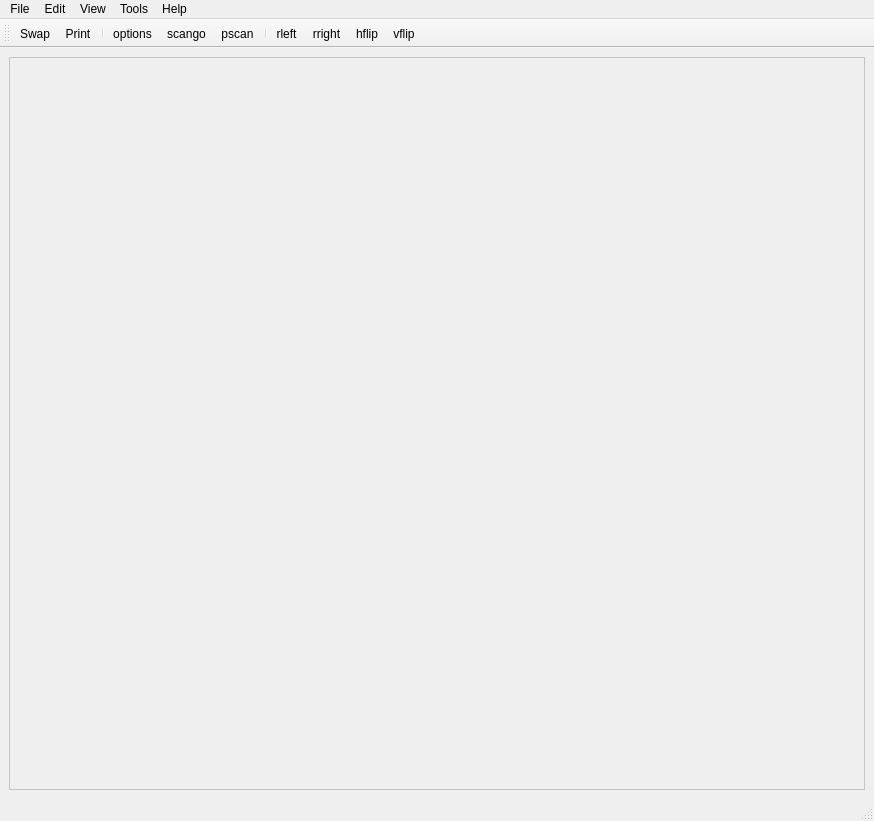
<?xml version="1.0" encoding="UTF-8"?>
<ui version="4.0">
 <class>Mainwindow</class>
 <widget class="QMainWindow" name="Mainwindow">
  <property name="geometry">
   <rect>
    <x>0</x>
    <y>0</y>
    <width>874</width>
    <height>821</height>
   </rect>
  </property>
  <property name="sizePolicy">
   <sizepolicy hsizetype="Preferred" vsizetype="Preferred">
    <horstretch>0</horstretch>
    <verstretch>0</verstretch>
   </sizepolicy>
  </property>
  <property name="windowTitle">
   <string>Paper Manager</string>
  </property>
  <widget class="QWidget" name="centralwidget">
   <layout class="QVBoxLayout">
    <item>
     <layout class="QVBoxLayout">
      <property name="spacing">
       <number>3</number>
      </property>
      <item>
       <widget class="Mainwidget" name="_main">
        <property name="sizePolicy">
         <sizepolicy hsizetype="Preferred" vsizetype="Preferred">
          <horstretch>0</horstretch>
          <verstretch>1</verstretch>
         </sizepolicy>
        </property>
        <property name="palette">
         <palette>
          <active>
           <colorrole role="Base">
            <brush brushstyle="SolidPattern">
             <color alpha="255">
              <red>255</red>
              <green>255</green>
              <blue>255</blue>
             </color>
            </brush>
           </colorrole>
           <colorrole role="Window">
            <brush brushstyle="SolidPattern">
             <color alpha="255">
              <red>255</red>
              <green>252</green>
              <blue>248</blue>
             </color>
            </brush>
           </colorrole>
          </active>
          <inactive>
           <colorrole role="Base">
            <brush brushstyle="SolidPattern">
             <color alpha="255">
              <red>255</red>
              <green>255</green>
              <blue>255</blue>
             </color>
            </brush>
           </colorrole>
           <colorrole role="Window">
            <brush brushstyle="SolidPattern">
             <color alpha="255">
              <red>255</red>
              <green>252</green>
              <blue>248</blue>
             </color>
            </brush>
           </colorrole>
          </inactive>
          <disabled>
           <colorrole role="Base">
            <brush brushstyle="SolidPattern">
             <color alpha="255">
              <red>255</red>
              <green>252</green>
              <blue>248</blue>
             </color>
            </brush>
           </colorrole>
           <colorrole role="Window">
            <brush brushstyle="SolidPattern">
             <color alpha="255">
              <red>255</red>
              <green>252</green>
              <blue>248</blue>
             </color>
            </brush>
           </colorrole>
          </disabled>
         </palette>
        </property>
        <property name="frameShape">
         <enum>QFrame::StyledPanel</enum>
        </property>
        <property name="frameShadow">
         <enum>QFrame::Raised</enum>
        </property>
       </widget>
      </item>
     </layout>
    </item>
   </layout>
  </widget>
  <widget class="QMenuBar" name="menubar">
   <property name="geometry">
    <rect>
     <x>0</x>
     <y>0</y>
     <width>874</width>
     <height>23</height>
    </rect>
   </property>
   <widget class="QMenu" name="menuFile">
    <property name="title">
     <string>File</string>
    </property>
    <widget class="QMenu" name="menuImport">
     <property name="toolTip">
      <string>Import files from a directory</string>
     </property>
     <property name="title">
      <string>Import</string>
     </property>
     <addaction name="actionDownloads"/>
     <addaction name="actionDocuments"/>
     <addaction name="actionDirectory"/>
    </widget>
    <addaction name="actionOptionsm"/>
    <addaction name="menuImport"/>
    <addaction name="actionPrint"/>
    <addaction name="separator"/>
    <addaction name="actionExit"/>
   </widget>
   <widget class="QMenu" name="menuView">
    <property name="title">
     <string>View</string>
    </property>
    <addaction name="actionFullScreen"/>
    <addaction name="actionDirFilter"/>
   </widget>
   <widget class="QMenu" name="menuTools">
    <property name="title">
     <string>Tools</string>
    </property>
    <widget class="QMenu" name="menuArrange">
     <property name="toolTip">
      <string>Arrange stacks in this folder</string>
     </property>
     <property name="title">
      <string>Arrange</string>
     </property>
     <addaction name="actionByPosition"/>
     <addaction name="actionByDate"/>
     <addaction name="actionByName"/>
     <addaction name="separator"/>
     <addaction name="actionResize_all"/>
    </widget>
    <addaction name="menuArrange"/>
   </widget>
   <widget class="QMenu" name="menuHelp">
    <property name="title">
     <string>Help</string>
    </property>
    <addaction name="actionAbout"/>
   </widget>
   <widget class="QMenu" name="menuEdit">
    <property name="title">
     <string>Edit</string>
    </property>
    <addaction name="actionUndo"/>
    <addaction name="actionRedo"/>
    <addaction name="actionSearch"/>
    <addaction name="separator"/>
    <addaction name="actionSelectall"/>
   </widget>
   <addaction name="menuFile"/>
   <addaction name="menuEdit"/>
   <addaction name="menuView"/>
   <addaction name="menuTools"/>
   <addaction name="menuHelp"/>
  </widget>
  <widget class="QStatusBar" name="statusbar"/>
  <widget class="QToolBar" name="toolBar">
   <property name="windowTitle">
    <string>toolBar</string>
   </property>
   <attribute name="toolBarArea">
    <enum>TopToolBarArea</enum>
   </attribute>
   <attribute name="toolBarBreak">
    <bool>false</bool>
   </attribute>
   <addaction name="actionSwap"/>
   <addaction name="actionPrint"/>
   <addaction name="separator"/>
   <addaction name="actionOptions"/>
   <addaction name="actionScango"/>
   <addaction name="actionPscan"/>
   <addaction name="separator"/>
   <addaction name="actionRleft"/>
   <addaction name="actionRright"/>
   <addaction name="actionHflip"/>
   <addaction name="actionVflip"/>
  </widget>
  <action name="actionPrint">
   <property name="icon">
    <iconset resource="maxview.qrc">
     <normaloff>:/images/images/print.xpm</normaloff>:/images/images/print.xpm</iconset>
   </property>
   <property name="text">
    <string>Print</string>
   </property>
   <property name="toolTip">
    <string>Print this stack</string>
   </property>
   <property name="shortcut">
    <string>Ctrl+P</string>
   </property>
  </action>
  <action name="actionExit">
   <property name="text">
    <string>Exit</string>
   </property>
   <property name="toolTip">
    <string>Exit Paper Manager</string>
   </property>
   <property name="shortcut">
    <string>Ctrl+Q</string>
   </property>
  </action>
  <action name="actionSearch">
   <property name="text">
    <string>Search</string>
   </property>
   <property name="iconText">
    <string>Locate</string>
   </property>
   <property name="toolTip">
    <string>Search for stacks by name</string>
   </property>
  </action>
  <action name="actionSelectall">
   <property name="text">
    <string>Select all</string>
   </property>
   <property name="toolTip">
    <string>Select all stacks</string>
   </property>
   <property name="shortcut">
    <string>Ctrl+A</string>
   </property>
  </action>
  <action name="actionByPosition">
   <property name="text">
    <string>by Position</string>
   </property>
   <property name="toolTip">
    <string>Arrange stacks by Position</string>
   </property>
   <property name="statusTip">
    <string>Arrange stacks by Position</string>
   </property>
  </action>
  <action name="actionByDate">
   <property name="text">
    <string>by Date</string>
   </property>
   <property name="toolTip">
    <string>Arrange stacks by Date</string>
   </property>
   <property name="statusTip">
    <string>Arrange stacks by Date</string>
   </property>
  </action>
  <action name="actionByName">
   <property name="text">
    <string>by Name</string>
   </property>
   <property name="toolTip">
    <string>Arrange stacks by Name</string>
   </property>
   <property name="statusTip">
    <string>Arrange stacks by Name</string>
   </property>
  </action>
  <action name="actionAbout">
   <property name="text">
    <string>About</string>
   </property>
   <property name="toolTip">
    <string>Provides information about Paper Manager</string>
   </property>
  </action>
  <action name="actionSwap">
   <property name="icon">
    <iconset resource="maxview.qrc">
     <normaloff>:/images/images/swap.xpm</normaloff>:/images/images/swap.xpm</iconset>
   </property>
   <property name="text">
    <string>Swap</string>
   </property>
   <property name="toolTip">
    <string>Swap between desktop and page view</string>
   </property>
  </action>
  <action name="actionPrev">
   <property name="icon">
    <iconset resource="maxview.qrc">
     <normaloff>:/images/images/prev.xpm</normaloff>:/images/images/prev.xpm</iconset>
   </property>
   <property name="text">
    <string>Prev</string>
   </property>
   <property name="toolTip">
    <string>Move to previous page</string>
   </property>
   <property name="shortcut">
    <string>PgUp</string>
   </property>
  </action>
  <action name="actionNext">
   <property name="icon">
    <iconset resource="maxview.qrc">
     <normaloff>:/images/images/next.xpm</normaloff>:/images/images/next.xpm</iconset>
   </property>
   <property name="text">
    <string>Next</string>
   </property>
   <property name="toolTip">
    <string>Move to next page</string>
   </property>
   <property name="shortcut">
    <string>PgDown</string>
   </property>
  </action>
  <action name="actionPprev">
   <property name="icon">
    <iconset resource="maxview.qrc">
     <normaloff>:/images/images/pprev.xpm</normaloff>:/images/images/pprev.xpm</iconset>
   </property>
   <property name="text">
    <string>pprev</string>
   </property>
   <property name="toolTip">
    <string>Move to previous stack</string>
   </property>
   <property name="shortcut">
    <string>Ctrl+PgUp</string>
   </property>
  </action>
  <action name="actionPnext">
   <property name="icon">
    <iconset resource="maxview.qrc">
     <normaloff>:/images/images/pnext.xpm</normaloff>:/images/images/pnext.xpm</iconset>
   </property>
   <property name="text">
    <string>pnext</string>
   </property>
   <property name="toolTip">
    <string>Move to next stack</string>
   </property>
   <property name="shortcut">
    <string>Ctrl+PgDown</string>
   </property>
  </action>
  <action name="actionOptions">
   <property name="icon">
    <iconset resource="maxview.qrc">
     <normaloff>:/images/images/options.xpm</normaloff>:/images/images/options.xpm</iconset>
   </property>
   <property name="text">
    <string>options</string>
   </property>
   <property name="toolTip">
    <string>Change scanning options</string>
   </property>
  </action>
  <action name="actionScango">
   <property name="icon">
    <iconset resource="maxview.qrc">
     <normaloff>:/images/images/scan-go.xpm</normaloff>:/images/images/scan-go.xpm</iconset>
   </property>
   <property name="text">
    <string>scango</string>
   </property>
   <property name="toolTip">
    <string>Perform a scan immediately using current settings (F5)</string>
   </property>
   <property name="shortcut">
    <string>F5</string>
   </property>
   <property name="shortcutContext">
    <enum>Qt::ApplicationShortcut</enum>
   </property>
  </action>
  <action name="actionPscan">
   <property name="icon">
    <iconset resource="maxview.qrc">
     <normaloff>:/images/images/scan.xpm</normaloff>:/images/images/scan.xpm</iconset>
   </property>
   <property name="text">
    <string>pscan</string>
   </property>
   <property name="toolTip">
    <string>Bring up the scanning dialogue (F6)</string>
   </property>
   <property name="shortcut">
    <string>F6</string>
   </property>
   <property name="shortcutContext">
    <enum>Qt::ApplicationShortcut</enum>
   </property>
  </action>
  <action name="actionRleft">
   <property name="icon">
    <iconset resource="maxview.qrc">
     <normaloff>:/images/images/rleft.xpm</normaloff>:/images/images/rleft.xpm</iconset>
   </property>
   <property name="text">
    <string>rleft</string>
   </property>
   <property name="toolTip">
    <string>Rotate each page in the stack left</string>
   </property>
   <property name="shortcut">
    <string>Alt+Left</string>
   </property>
   <property name="visible">
    <bool>false</bool>
   </property>
   <property name="iconVisibleInMenu">
    <bool>true</bool>
   </property>
  </action>
  <action name="actionRright">
   <property name="icon">
    <iconset resource="maxview.qrc">
     <normaloff>:/images/images/rright.xpm</normaloff>:/images/images/rright.xpm</iconset>
   </property>
   <property name="text">
    <string>rright</string>
   </property>
   <property name="toolTip">
    <string>Rotate each page in the stack right</string>
   </property>
   <property name="shortcut">
    <string>Alt+Right</string>
   </property>
   <property name="visible">
    <bool>false</bool>
   </property>
  </action>
  <action name="actionHflip">
   <property name="icon">
    <iconset resource="maxview.qrc">
     <normaloff>:/images/images/hflip.xpm</normaloff>:/images/images/hflip.xpm</iconset>
   </property>
   <property name="text">
    <string>hflip</string>
   </property>
   <property name="toolTip">
    <string>Flip each page in the stack horizontally</string>
   </property>
   <property name="visible">
    <bool>false</bool>
   </property>
  </action>
  <action name="actionVflip">
   <property name="icon">
    <iconset resource="maxview.qrc">
     <normaloff>:/images/images/vflip.xpm</normaloff>:/images/images/vflip.xpm</iconset>
   </property>
   <property name="text">
    <string>vflip</string>
   </property>
   <property name="toolTip">
    <string>Flip each page in the stack vertically</string>
   </property>
   <property name="visible">
    <bool>false</bool>
   </property>
  </action>
  <action name="actionResize_all">
   <property name="text">
    <string>Resize all</string>
   </property>
   <property name="toolTip">
    <string>Recalculate the size of all stacks in the current view</string>
   </property>
   <property name="statusTip">
    <string>Recalculate the size of all stacks in the current view</string>
   </property>
  </action>
  <action name="actionUndo">
   <property name="text">
    <string>Undo</string>
   </property>
   <property name="toolTip">
    <string>Undo last operation</string>
   </property>
  </action>
  <action name="actionRedo">
   <property name="text">
    <string>Redo</string>
   </property>
   <property name="toolTip">
    <string>Redo last operation</string>
   </property>
  </action>
  <action name="actionClear_Selection">
   <property name="text">
    <string>Clear Selection</string>
   </property>
  </action>
  <action name="actionSelect_All">
   <property name="text">
    <string>Select All</string>
   </property>
   <property name="shortcut">
    <string>Ctrl+A</string>
   </property>
  </action>
  <action name="actionFullScreen">
   <property name="text">
    <string>Full Screen</string>
   </property>
   <property name="toolTip">
    <string>Go into full screen mode</string>
   </property>
   <property name="shortcut">
    <string>F11</string>
   </property>
   <property name="shortcutContext">
    <enum>Qt::ApplicationShortcut</enum>
   </property>
  </action>
  <action name="actionDirFilter">
   <property name="checkable">
    <bool>true</bool>
   </property>
   <property name="text">
    <string>Filter year/month</string>
   </property>
   <property name="shortcut">
    <string>Ctrl+Shift+F</string>
   </property>
   <property name="shortcutContext">
    <enum>Qt::ApplicationShortcut</enum>
   </property>
  </action>
  <action name="actionOptionsm">
   <property name="text">
    <string>Options</string>
   </property>
  </action>
  <action name="actionDownloads">
   <property name="text">
    <string>Downloads</string>
   </property>
   <property name="toolTip">
    <string>Import files from the Downloads directory</string>
   </property>
   <property name="shortcut">
    <string>Alt+Shift+W</string>
   </property>
  </action>
  <action name="actionDocuments">
   <property name="text">
    <string>Documents</string>
   </property>
   <property name="toolTip">
    <string>Import files from the Documents directory</string>
   </property>
   <property name="shortcut">
    <string>Alt+Shift+D</string>
   </property>
  </action>
  <action name="actionDirectory">
   <property name="text">
    <string>Directory...</string>
   </property>
   <property name="toolTip">
    <string>Import files from a selected directory</string>
   </property>
   <property name="shortcut">
    <string>Alt+Shift+F</string>
   </property>
  </action>
 </widget>
 <customwidgets>
  <customwidget>
   <class>Mainwidget</class>
   <extends>QFrame</extends>
   <header>mainwidget.h</header>
   <container>1</container>
  </customwidget>
 </customwidgets>
 <resources>
  <include location="maxview.qrc"/>
 </resources>
 <connections/>
</ui>
